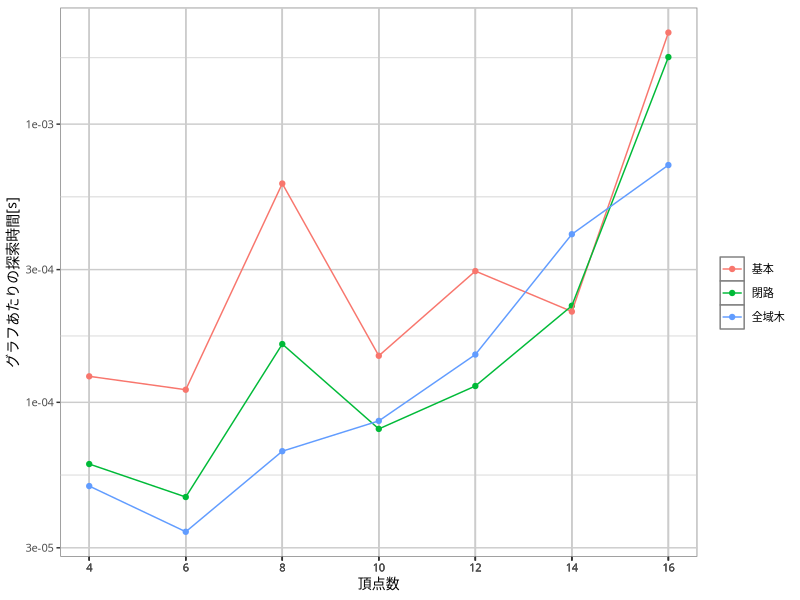

Recreate this plot in R.
library(readr)
library(dplyr)
library(ggplot2)

data <- read_csv('cmp-algo-full-mws.csv') %>%
  filter(d == 3, mgr == 'basic') %>%
  mutate(mtd = ifelse(bdr == 'cycle' & srt == 'sorted', 'sorted-cycle', bdr)) %>%
  mutate(time_per_graph = `time` / n_graph) %>%
  select(n, d, mtd, time_per_graph)

gp <- ggplot(data, aes(n, time_per_graph, color=mtd)) +
  geom_point() +
  geom_line() +
  scale_x_continuous(name = '頂点数',
                     breaks = data$n,
                     minor_breaks = NULL,
                     labels = as.character(data$n)) +
  scale_y_continuous(name = 'グラフあたりの探索時間[s]',
                     trans = 'log10') +
  scale_color_discrete(name = '',
                       breaks = c('basic', 'cycle', 'sorted-cycle', 'stree'),
                       labels = c('基本', '閉路(並べ替えなし)', '閉路', '全域木')) +
  theme(text = element_text(family = 'IPAexGothic', size = 10),
        panel.background = element_rect(fill = 'white', colour = 'grey50'),
        panel.grid.major = element_line(colour = 'grey80'),
        panel.grid.minor = element_line(colour = 'grey80')
)

ggsave('the-ginitr-full-time.pdf', gp,
       width = 15, height = 10, units = 'cm',
       device = cairo_pdf)
